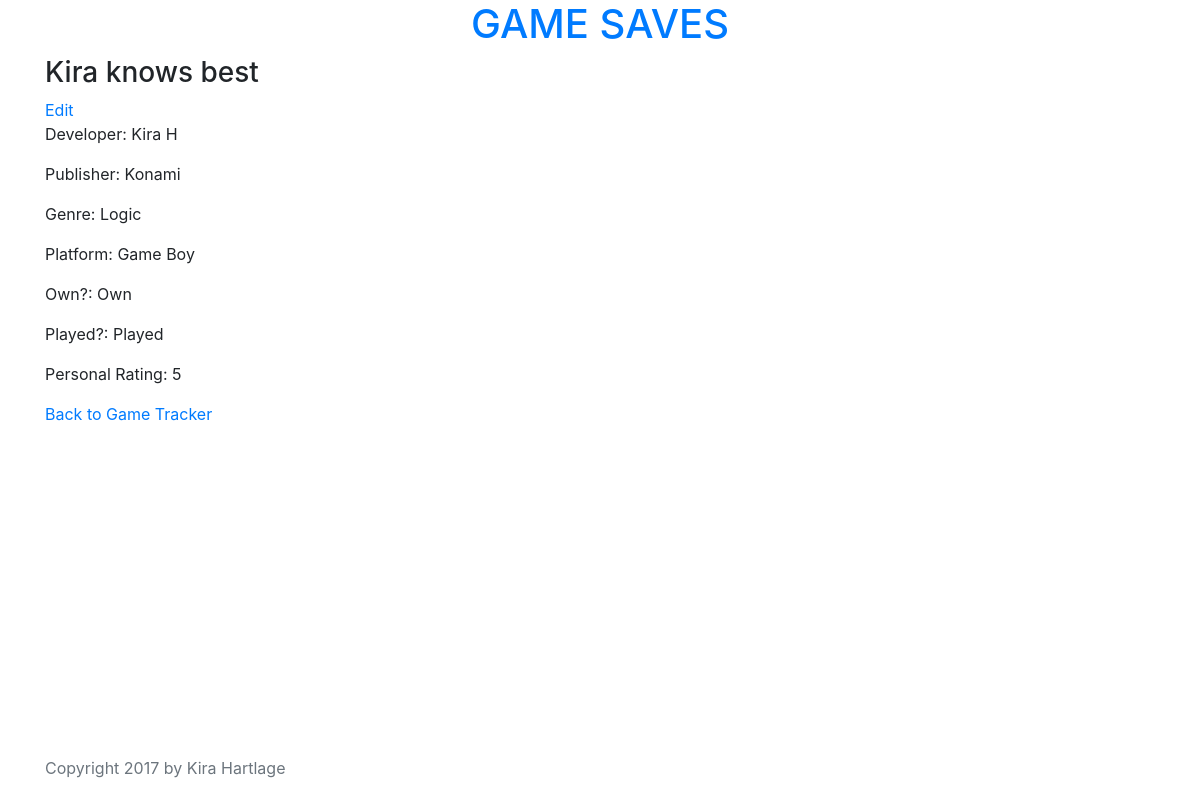
/game/22, run on the app's committed database.
### tracker/models.py (models this page shows, shortened)
class Game(models.Model):
    title = models.CharField(max_length=255)
    developer = models.ForeignKey('Developer', null=True)
    publisher = models.ForeignKey('Publisher')
    genre = models.ForeignKey('Genre')
    platform = models.ForeignKey('Platform')
    OWN_STATUS_CHOICES = (
        ('Own', 'Own'),
        ('Want', 'Want'),
    )
    own_status = models.CharField(max_length=4, choices=OWN_STATUS_CHOICES, default='Want')
    PLAY_STATUS_CHOICES = (
        ('Played', 'Played'),
        ('Not Played', 'Not Played'),
    )
    play_status = models.CharField(max_length=10, choices=PLAY_STATUS_CHOICES, default='Not Played')
    personal_rating = models.IntegerField(
        validators = [MaxValueValidator(5), MinValueValidator(1)],
        null=True,
        blank=True,
    )
    class Meta:
        ordering = ['title']

class Developer(models.Model):
    name = models.CharField(max_length=255)
    class Meta:
        ordering = ['name']
    def __str__(self):
        return self.name

class Publisher(models.Model):
    name = models.CharField(max_length=255)
    class Meta:
        ordering = ['name']
    def __str__(self):
        return self.name

class Genre(models.Model):
    name = models.CharField(max_length=255)
    class Meta:
        ordering = ['name']
    def __str__(self):
        return self.name

class Platform(models.Model):
    system = models.CharField(max_length=255)
    class Meta:
        ordering = ['system']
    def __str__(self):
        return self.system

### tracker/views.py (the view)
# urls.py: url(r'^game/(?P<pk>\d+)$', views.GameDetailView.as_view(), name='detail'),
class GameDetailView(DetailView):
    model = Game

### tracker/templates/tracker/game_detail.html
{% extends 'tracker/base.html' %}
{% block content %}
<h3>{{ game.title }}</h3>
<a href="{% url 'update' pk=game.pk %}">Edit</a>
<p>Developer: {{ game.developer }}</p>
<p>Publisher: {{ game.publisher }}</p>
<p>Genre: {{ game.genre }}</p>
<p>Platform: {{ game.platform }}</p>
{% if game.own_status == "Want" %}
<p>Own?: <a href="https://www.amazon.com/s?url=search-alias%3Dvideogames&field-keywords={{ game.title }}" target="_blank">{{ game.own_status }}</a></p>
{% else %}
<p>Own?: {{ game.own_status }}</p>
{% endif %}
<p>Played?: {{ game.play_status }}</p>
<p>Personal Rating: {{ game.personal_rating }}</p>
<a href="{% url 'games:list' %}">Back to Game Tracker</a>
{% endblock %}

### tracker/static/css/tracker.css (style rules this page uses)
html, body { height: 100%; }
body { display: flex; flex-direction: column; }

### data on the page
Game: title "Kira knows best", developer "Kira H", publisher "Konami", genre "Logic", platform "Game Boy", own_status "Own", play_status "Played", personal_rating "5"
